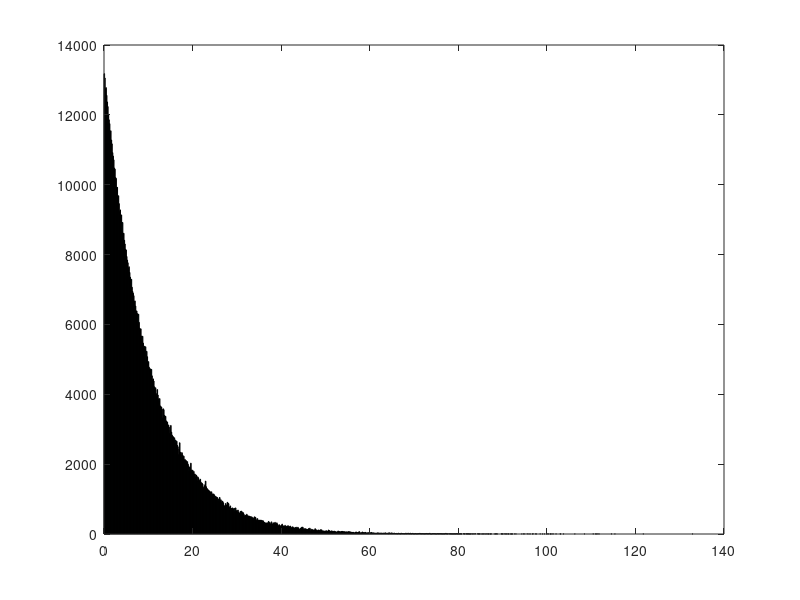

Recreate this plot in MATLAB. (Note: this script raises an error after producing the figure.)
N=1000000;
a=881627121;
c=26586512;
m=31037700;
Y=ones(1,N);
U=zeros(1,N);
for i=1:N-1
    Y(i+1)=rem((a*Y(i)+c),m);
    U(i)=Y(i)/m;
end
res1=zeros(1,N);
lambda=10;
jk=0;
for i=1:N-1
    res1(i)=-1*(log(1-U(i))*lambda);
    jk=jk+res1(i);
end
hist(res1, 1000);
mat_ozh=0;
mat_ozh2=0;
for i=1:N
    mat_ozh=mat_ozh+(1/N)*res(i);
    mat_ozh2=mat_ozh2+(1/N)*res(i)*res(i);
end
Tell=['Total time of СМО work: ',num2str(jk)];
disper=mat_ozh2-(mat_ozh*mat_ozh);
E=['Mathematical expectation: ',num2str(mat_ozh)];
disp(E);
Q=['Variance: ',num2str(disper)];
n=500;
jk=jk/n;
S=['Interval length: ',num2str(jk)];
disp(Q);
disp(Tell);
disp(S);